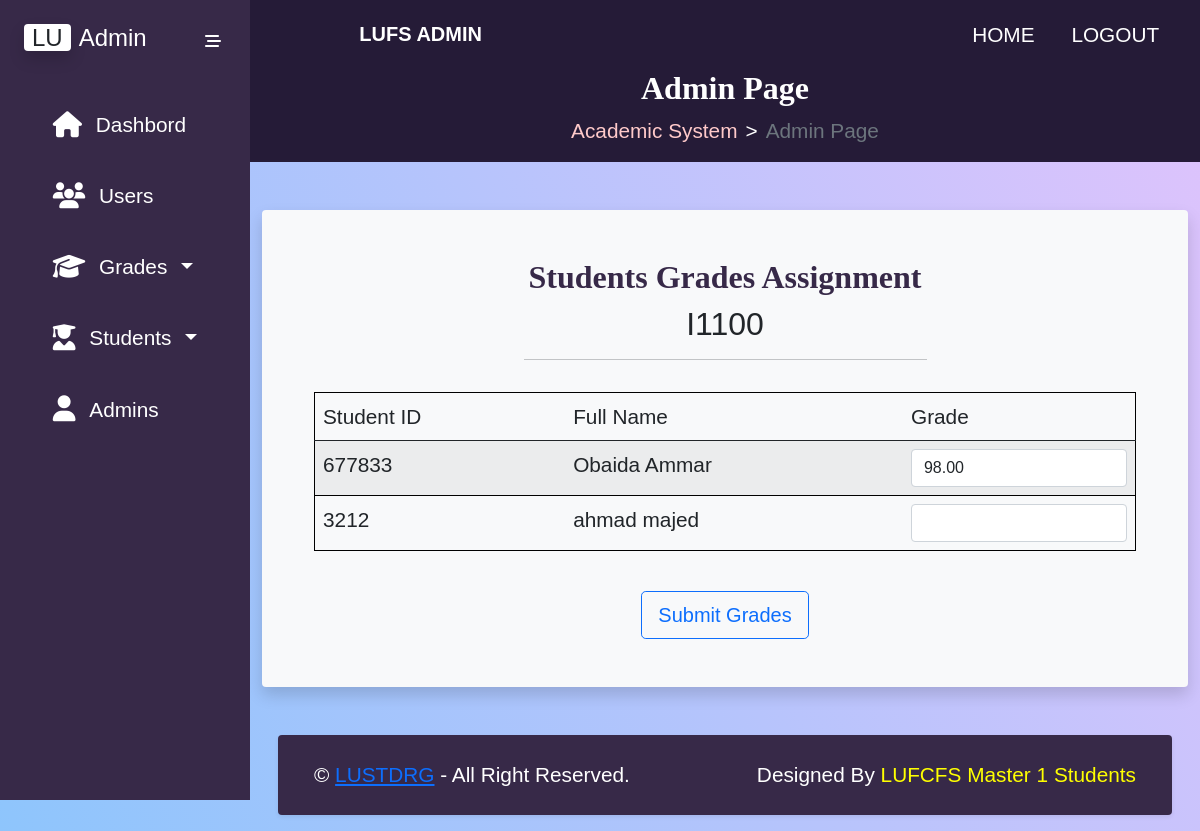
Before: /admin-page-course-grades-assign.php?courseCode=I1100 (signed in) with the older database file.
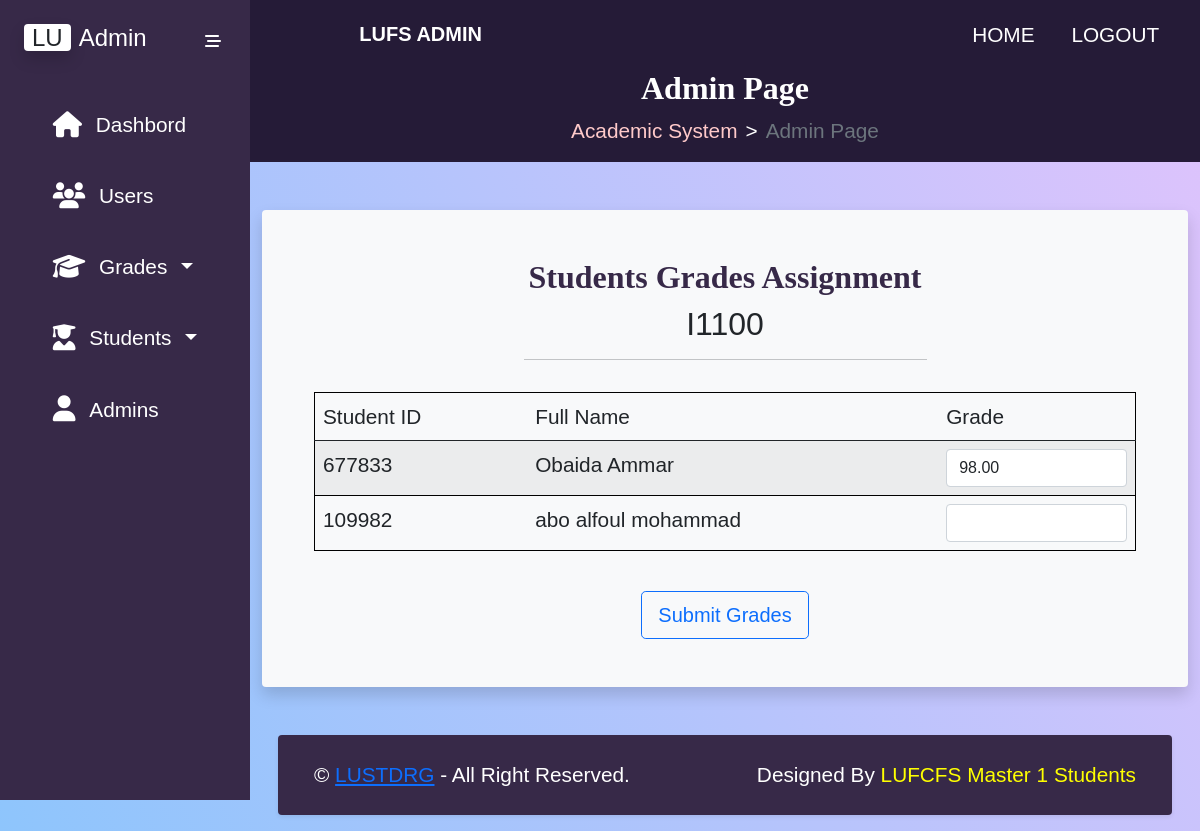
After: the same page with the newer database file.
### tables this page shows
CREATE TABLE `grades` (
  `StudentId` varchar(10) NOT NULL,
  `CourseId` int(11) NOT NULL,
  `Major` int(11) NOT NULL,
  `Grade` decimal(4,2) DEFAULT NULL,
  `EnrollmentDate` varchar(20) NOT NULL
);

CREATE TABLE `students` (
  `Id` int(11) NOT NULL,
  `StudentId` varchar(10) NOT NULL,
  `Fname` varchar(20) NOT NULL,
  `Lname` varchar(20) NOT NULL,
  `Email` varchar(30) NOT NULL,
  `Password` char(60) NOT NULL,
  `Image` longblob DEFAULT NULL,
  `Major` int(11) NOT NULL,
  `Year` int(11) NOT NULL,
  `EnrollmentDate` varchar(20) NOT NULL
);

### classes/dal.php (called while the page is built, shortened)
<?php
    class DAL{
        private $servername = "localhost";
        private $username = "root";
        private $password = "";
        private $dbname = "FacultyOfScience";
        public function getConnection(){
            return new mysqli($this->servername, $this->username, $this->password, $this->dbname);
        }
        public function getData($sql) {
            $conn = $this->getConnection();
            $result = $conn->query($sql);
            if ( $result ) {
                $array = $result->fetch_all( MYSQLI_ASSOC );
                return $array;
            } else {
                echo mysqli_error( $conn );
            }
        }
    }
?>

### classes/student_dal.php (called while the page is built, shortened)
<?php
    class Student_DAL extends DAL {
        public function getStudentsInCourse($courseCode)
        {
          $sql = "SELECT
                         S.StudentId,
                         S.Fname,
                         S.Lname,
                         G.Grade
                         FROM Grades AS G,Students AS S,Courses AS C
                         WHERE S.StudentId = G.StudentId
                         AND G.CourseId = C.CourseId
                         AND C.CourseCode = '$courseCode'";
          $course_students = $this -> getData($sql);
          return $course_students;
        }
    }
?>

### admin-page-course-grades-assign.php (the view, shortened to what this page needs)
<!DOCTYPE html>
<html lang="en">
<head>
    <?php
      require("templates/admin-header.php");
    ?>
</head>
<body>
    <?php
      require("classes/dal.php");
      require("classes/student_dal.php");
      $student_dal= new Student_DAL();
      $course_students = NULL;
      if(isset($_GET["courseCode"]))
      {
        $course_students = $student_dal -> getStudentsInCourse($_GET["courseCode"]);
      }
      else exit;
    ?>
    <div class="main-container d-flex">
        <?php
        require("templates/admin-sidebar.php");
        ?>
        <div class="content openSide">
            <?php
            require("templates/admin-navbar.php");
            ?>
            <?php
             require("templates/admin-breadcrumb.php");
            ?>
            <div class="container-fluid">
                <section id="students-grades-section">
                    <div class="container mt-5 bg-light rounded shadow p-5 mb-5 mx-sm-3 mx-lg-auto">
                        <div class="row d-flex justify-content-center">
                            <div class="col-sm-12 col-md-10 col-lg-6">
                                <h2 class="page-title">Students Grades Assignment</h2>
                                <h2 class="text-center course_code"><?php echo $_GET['courseCode']; ?></h2>
                                <hr>
                            </div>
                        </div>
                        <div class="row">
                            <div class="col-12 overflow-auto p-3">
                                <table class="table table-striped" id="courses_grades_table">
                                    <thead>
                                        <tr>
                                            <td>Student ID</td>
                                            <td>Full Name</td>
                                            <td>Grade</td>
                                        </tr>
                                    </thead>
                                    <tbody>
                                        <?php
                              foreach($course_students as $cs){
                                ?>
                                        <tr>
                                            <td class="p-2 studentId"><?php echo $cs['StudentId']; ?></td>
                                            <td class="p-2"><?php echo $cs['Fname']." ".$cs["Lname"]; ?></td>
                                            <td class="p-2"><input type="number"
                                                    class="form-control student_course_grade" min="0" max="100"
                                                    pattern="/^[0-9][0-9]?$|^100$/" value="<?php echo $cs['Grade']; ?>" /></td>
                                        </tr>
                                        <?php
                              }
                              ?>
                                    </tbody>
                                </table>
                            </div>
                        </div>
                        <div class="row mt-2">
                          <div class="col-12 d-flex justify-content-center">
                            <button class="btn btn-outline-primary btn-lg" id="submit_course_grades">Submit Grades</button>
                          </div>
                        </div>
                    </div>
                </section>
                <?php
                  require("templates/admin-footer.php");
                  ?>
            </div>
        </div>
    </div>
</body>
</html>

Changed rows visible on the page:
no longer on this page (row edited): students: StudentId "3212", Fname "ahmad", Lname "majed"
added students: StudentId "109982", Fname "abo alfoul", Lname "mohammad"
